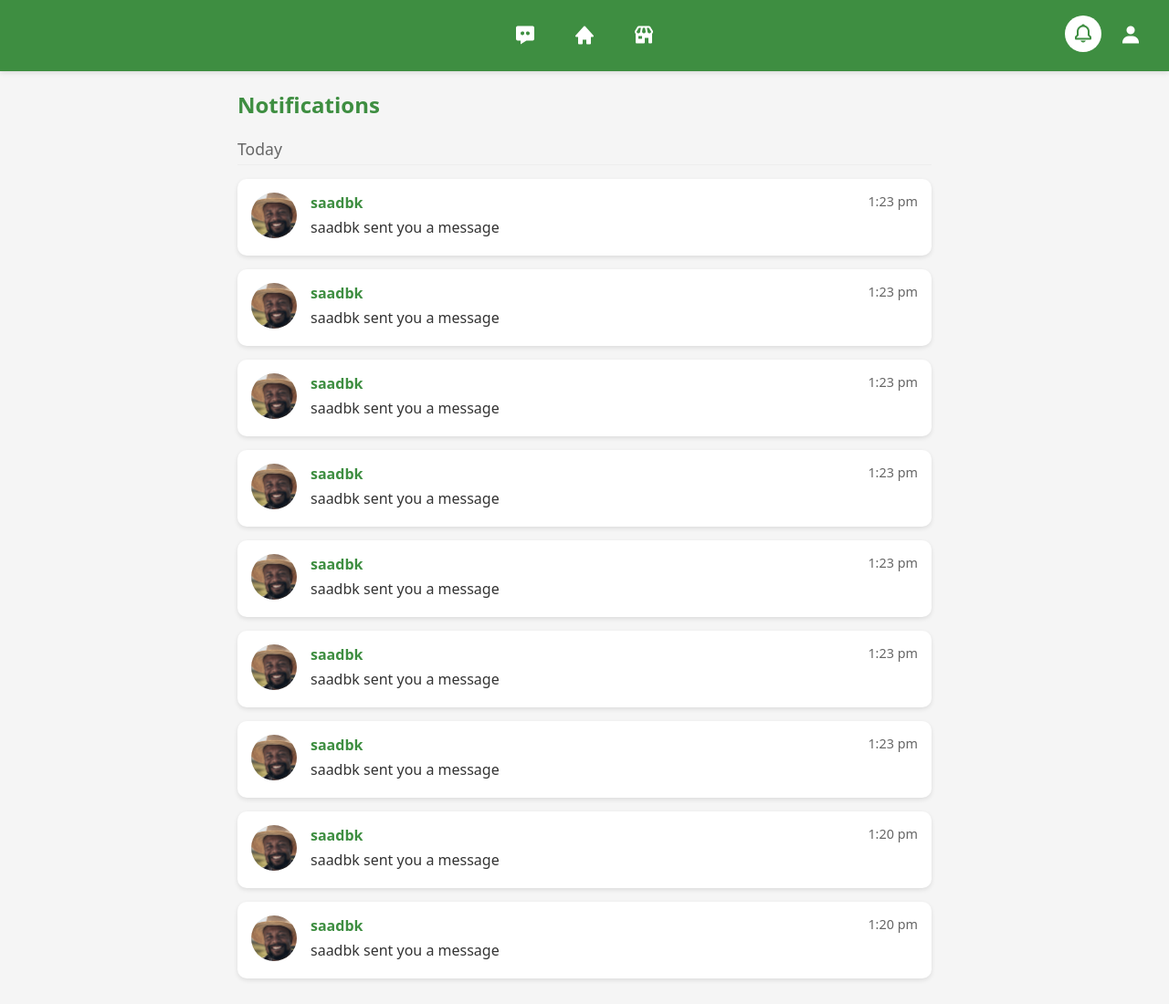
Page /notifications.php (signed in) on the committed database.
### tables this page shows
CREATE TABLE IF NOT EXISTS `notifications` (
  `id` int NOT NULL AUTO_INCREMENT,
  `user_id` int NOT NULL,
  `sender_id` int NOT NULL,
  `type` enum('like','comment','message') NOT NULL,
  `content` text NOT NULL,
  `post_id` int DEFAULT NULL,
  `message_id` int DEFAULT NULL,
  `is_read` tinyint(1) DEFAULT '0',
  `created_at` timestamp NULL DEFAULT CURRENT_TIMESTAMP,
  PRIMARY KEY (`id`),
  KEY `user_id` (`user_id`),
  KEY `sender_id` (`sender_id`),
  KEY `post_id` (`post_id`),
  KEY `message_id` (`message_id`),
  CONSTRAINT `notifications_ibfk_1` FOREIGN KEY (`user_id`) REFERENCES `users` (`id`),
  CONSTRAINT `notifications_ibfk_2` FOREIGN KEY (`sender_id`) REFERENCES `users` (`id`),
  CONSTRAINT `notifications_ibfk_3` FOREIGN KEY (`post_id`) REFERENCES `posts` (`id`) ON DELETE CASCADE,
  CONSTRAINT `notifications_ibfk_4` FOREIGN KEY (`message_id`) REFERENCES `messages` (`id`) ON DELETE CASCADE
);

CREATE TABLE IF NOT EXISTS `users` (
  `id` int NOT NULL AUTO_INCREMENT,
  `username` varchar(100) NOT NULL,
  `email` varchar(255) NOT NULL,
  `phone` varchar(25) DEFAULT NULL,
  `password` varchar(255) NOT NULL,
  `profile_pic` varchar(255) DEFAULT 'Images/profile.jpg',
  `created_at` timestamp NULL DEFAULT CURRENT_TIMESTAMP,
  `bio` text,
  `user_type` varchar(20) NOT NULL,
  `user_tag` varchar(50) DEFAULT NULL,
  `gender` varchar(10) DEFAULT NULL,
  PRIMARY KEY (`id`),
  UNIQUE KEY `username` (`username`),
  UNIQUE KEY `email` (`email`)
);

### notifications.php (the view, shortened to what this page needs)
<?php
try {
    $pdo = new PDO("mysql:host=" . DB_HOST . ";dbname=" . DB_NAME, DB_USER, DB_PASS);
    $pdo->setAttribute(PDO::ATTR_ERRMODE, PDO::ERRMODE_EXCEPTION);
    $stmt = $pdo->prepare("
        SELECT n.*,
               u.username as sender_username,
               u.profile_pic as sender_picture,
               p.content as post_content,
               p.media_url as post_media,
               m.content as message_content
        FROM notifications n
        LEFT JOIN users u ON n.sender_id = u.id
        LEFT JOIN posts p ON n.post_id = p.id
        LEFT JOIN messages m ON n.message_id = m.id
        WHERE n.user_id = ?
        ORDER BY n.created_at DESC
    ");
    $stmt->execute([$_SESSION['user_id']]);
    $notifications = $stmt->fetchAll();
    $groupedNotifications = [
        'today' => [],
        'yesterday' => [],
        'this_week' => [],
        'this_month' => [],
        'older' => []
    ];
    $now = new DateTime();
    $yesterday = new DateTime('yesterday');
    $weekAgo = new DateTime('-1 week');
    $monthAgo = new DateTime('-1 month');
    foreach ($notifications as $notification) {
        $notificationDate = new DateTime($notification['created_at']);
        if ($notificationDate->format('Y-m-d') === $now->format('Y-m-d')) {
            $groupedNotifications['today'][] = $notification;
        } elseif ($notificationDate->format('Y-m-d') === $yesterday->format('Y-m-d')) {
            $groupedNotifications['yesterday'][] = $notification;
        } elseif ($notificationDate >= $weekAgo) {
            $groupedNotifications['this_week'][] = $notification;
        } elseif ($notificationDate >= $monthAgo) {
            $groupedNotifications['this_month'][] = $notification;
        } else {
            $groupedNotifications['older'][] = $notification;
        }
    }
} catch (PDOException $e) {
    die("Database error: " . $e->getMessage());
}
?>
<!DOCTYPE html>
<html>
<head>
    <link href='https://unpkg.com/boxicons@2.1.4/css/boxicons.min.css' rel='stylesheet'>
</head>
<body>
    <header>
        <div class="header-content">
            <div class="nav-links">
                <a href="message.php" title="Messages">
                    <i class='bx bxs-message-dots'></i>
                </a>
                <a href="main.php" title="Home">
                    <i class='bx bxs-home'></i>
                </a>
                <a href="market.php" title="Marketplace">
                    <i class='bx bxs-store'></i>
                </a>
            </div>
            <div class="right-nav">
                <div class="notification-container">
                    <a href="notifications.php" class="activated" title="Notifications">
                        <i class='bx bx-bell notification-icon'></i>
                    </a>
                </div>
                <a href="profile.php" title="Profile">
                    <i class='bx bxs-user'></i>
                </a>
                <a href="logout.php" title="Logout">
                    <i class='bx bx-log-out'></i>
                </a>
            </div>
        </div>
    </header>
    <?php if (!empty($notifications)): ?>
    <div class="container">
        <div class="notifications-header">
            <h2>Notifications</h2>
        </div>
            <?php if (!empty($groupedNotifications['today'])): ?>
                <div class="notification-group">
                    <div class="notification-group-header">Today</div>
                    <?php foreach ($groupedNotifications['today'] as $notification): ?>
                        <div class="notification-card" onclick="handleNotificationClick(<?php echo htmlspecialchars(json_encode($notification)); ?>)">
                            <img src="<?php echo $notification['sender_picture'] ?: 'Images/profile.jpg'; ?>"
                                 alt="Profile"
                                 class="notification-avatar">
                            <div class="notification-content">
                                <div class="notification-header">
                                    <span class="notification-sender"><?php echo htmlspecialchars($notification['sender_username']); ?></span>
                                    <span class="notification-time"><?php echo date('g:i a', strtotime($notification['created_at'])); ?></span>
                                </div>
                                <div class="notification-text">
                                    <?php if ($notification['type'] === 'message'): ?>
                                        <?php echo htmlspecialchars($notification['sender_username'] . ' sent you a message'); ?>
                                    <?php else: ?>
                                        <?php htmlspecialchars($notification['content']); ?>
                                    <?php endif; ?>
                                </div>
                            </div>
                        </div>
                    <?php endforeach; ?>
                </div>
            <?php endif; ?>
    </div>
    <?php endif; ?>
</body>
</html>

### notifications.php (style rules this page uses)
* { margin: 0; padding: 0; box-sizing: border-box; font-family: 'Segoe UI', Verdana, sans-serif; }
body { background-color: #f5f5f5; color: #333; overflow-y: scroll; margin-right: calc(100vw - 100%); }
header { background-color: #3e8e41; color: white; padding: 4px 0; box-shadow: 0 2px 5px rgba(0,0,0,0.1); position: sticky; top: 0; z-index: 1000; }
.header-content { display: flex; justify-content: space-between; align-items: center; padding: 0 20px; max-width: 1200px; margin: 0 auto; position: relative; width: 100%; }
.nav-links { display: flex; gap: 25px; position: absolute; left: 50%; transform: translateX(-50%); align-items: center; }
.nav-links a { color: white; text-decoration: none; padding: 8px; border-radius: 50%; transition: all 0.3s ease; position: relative; display: flex; align-items: center; }
.nav-links a i { font-size: 24px; }
.right-nav { display: flex; gap: 12px; margin-right: -70px; position: absolute; right: 0; }
.right-nav a { color: white; text-decoration: none; padding: 8px; border-radius: 50%; transition: all 0.3s ease; position: relative; display: flex; align-items: center; justify-content: center; width: 40px; height: 40px; }
.right-nav a i { font-size: 24px; display: flex; align-items: center; justify-content: center; }
.notification-container { position: relative; }
.container { max-width: 800px; margin: 20px auto; padding: 0 20px; }
.notifications-header { display: flex; justify-content: space-between; align-items: center; margin-bottom: 20px; }
.notifications-header h2 { color: #3e8e41; font-size: 24px; }
.notification-group { margin-bottom: 30px; }
.notification-group-header { color: #666; font-size: 1.1em; font-weight: 500; margin-bottom: 15px; padding-bottom: 5px; border-bottom: 1px solid #eee; }
.notification-card { background: white; border-radius: 10px; padding: 15px; margin-bottom: 15px; box-shadow: 0 2px 5px rgba(0,0,0,0.1); display: flex; gap: 15px; transition: transform 0.2s; cursor: pointer; }
.notification-avatar { width: 50px; height: 50px; border-radius: 50%; object-fit: cover; }
.notification-content { flex: 1; }
.notification-header { display: flex; justify-content: space-between; margin-bottom: 5px; }
.notification-sender { font-weight: bold; color: #3e8e41; }
.notification-time { color: #666; font-size: 0.9em; }
.notification-text { color: #333; margin-bottom: 5px; }

### rows in the picture
notifications: sender.profile_pic (picture), sender.username "saadbk", created_at "1:23 pm", sender.username "saadbk sent you a message"
notifications: sender.profile_pic (picture), sender.username "saadbk", created_at "1:23 pm", sender.username "saadbk sent you a message"
notifications: sender.profile_pic (picture), sender.username "saadbk", created_at "1:23 pm", sender.username "saadbk sent you a message"
notifications: sender.profile_pic (picture), sender.username "saadbk", created_at "1:23 pm", sender.username "saadbk sent you a message"
notifications: sender.profile_pic (picture), sender.username "saadbk", created_at "1:23 pm", sender.username "saadbk sent you a message"
notifications: sender.profile_pic (picture), sender.username "saadbk", created_at "1:23 pm", sender.username "saadbk sent you a message"
notifications: sender.profile_pic (picture), sender.username "saadbk", created_at "1:23 pm", sender.username "saadbk sent you a message"
notifications: sender.profile_pic (picture), sender.username "saadbk", created_at "1:20 pm", sender.username "saadbk sent you a message"
notifications: sender.profile_pic (picture), sender.username "saadbk", created_at "1:20 pm", sender.username "saadbk sent you a message"
